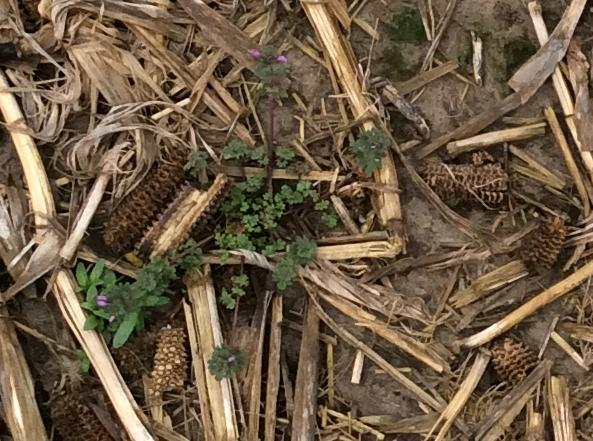
%> input picture CS8780/Final Project/Superpixel_Fuzzy_Clustering-master/Project1_img2.jpg, 593 x 441 px
$ octave PlantSoilResidue.m   (GNU Octave 9; MATLAB toolbox functions it lacks are replaced by stand-ins)
%> lines starting %> are read from the running program, lines starting %| are printed output that depends on the picture
### CS8780/Final Project/Superpixel_Fuzzy_Clustering-master/Normalization.m
function Norm_Data=Normalization(Data)

Norm_Data=(Data-min(Data(:)))/(max(Data(:))-min(Data(:)));

end

### CS8780/Final Project/Superpixel_Fuzzy_Clustering-master/spfcm.m
%Super Pixel Fuzzy C-means Algorithm in Matlab
%
%Inputs:
%******c: Number of clusters
%******X: Data Matrix consist of superpixel number,number of pixel in the
%superpixel, and features data
%******connection: Matrix jxj, showing how superpixels connected to each
%other (in this experiment I use GLCM to get the connection)
%******m: Fuzzifier as a real number
%******metric: Distance metric as a function (I use Euclidean)
%******Max: Maximum number of iterations
%******tol: Tolerance
%******alpha: coefficient of how neighborhood superpixel affect each superpixel
%******Nfeature: number of feature data


%***********************************************
%Outputs:
%******prediction: Predicted labels of data
%******v: Center  of clusters as a matrix c*N_features
%******save_v: saving all v for all iterations
%******U: U Fuzzy Memberships
%***********************************************
function [prediction v U save_v] = spfcm(c, X,connection, m, metric, Max, tol,alpha,Nfeature)

[n, no] = size(X);
no=Nfeature;
%%%initialization
U = zeros([c, n]);
v = repmat(max(X(:,3:(2+Nfeature))), c, 1).*rand([c, no]);
U = rand([c, n]);
save_v=[v];
for j = 1:n
      U(:, j) = U(:, j)./sum(U(:, j));
end

for i  =1:c
        v(i, :)=(sum((X(:,2).*X(:,3:(2+Nfeature))+cell2mat(arrayfun(@(j){(alpha/(sum(connection(j,:))))...
        *(sum(cell2mat(arrayfun(@(a){(X(a,3:(2+Nfeature)).*X(a,2))'}, find(connection(j,:)))),2))}, [1:n]))').*...
        repmat(U(i, :)'.^m, 1, no),1))./(sum((X(:,2)+(cell2mat(arrayfun(@(j){(alpha/(sum(connection(j,:))))...
        *(sum(cell2mat(arrayfun(@(a){(X(a,2))'}, find(connection(j,:)))),2))}, [1:n]))')).*repmat(U(i, :)'.^m, 1, no),1));
end
save_v=[save_v;v];
v_old = v;
delta = 1e4;
k = 0;
while  (k<Max & delta>tol)
    for i = 1:c
      for j = 1:n
        %number of neighbor superpixels
        totaladjspx=sum(connection(j,:));
        %%%getting neighbor superpixels
        adjspxind=find(connection(j,:));
        %%%% 1 is the index for the superpixel number
        %%%% 2 is the number of pixel in the superpixel
        %%%% 3 is average for the first feature
        %%%% 4 is the average for the second feature and so on
        U(i, j)=1/sum(((X(j,2)*(metric(X(j,3:(2+Nfeature)),v(i,:)).^2)+((alpha/totaladjspx)*sum(X(adjspxind,2).*metric(...
        X(adjspxind,3:(2+Nfeature)),v(i,:)).^2)))./(X(j,2)*(metric(X(j,3:(2+Nfeature)),v).^2)+((alpha/totaladjspx).*...
        sum(cell2mat(arrayfun(@(a){X(a,2).*(metric(X(a,3:(2+Nfeature)),v).^2)}, adjspxind)),2)))).^(1/(m-1)));

      end
    end
    for i = 1:c
        %%%% 1 is the index for the superpixel number
        %%%% 2 is the number of pixel in the superpixel
        %%%% 3 is average for the first feature
        %%%% 4 is the average for the second feature and so on
        v(i, :)=(sum((X(:,2).*X(:,3:(2+Nfeature))+cell2mat(arrayfun(@(j){(alpha/(sum(connection(j,:))))...
        *(sum(cell2mat(arrayfun(@(a){(X(a,3:(2+Nfeature)).*X(a,2))'}, find(connection(j,:)))),2))}, [1:n]))').*...
        repmat(U(i, :)'.^m, 1, no),1))./(sum((X(:,2)+(cell2mat(arrayfun(@(j){(alpha/(sum(connection(j,:))))...
        *(sum(cell2mat(arrayfun(@(a){(X(a,2))'}, find(connection(j,:)))),2))}, [1:n]))')).*repmat(U(i, :)'.^m, 1, no),1));
    end
    save_v=[save_v;v];
v_new = v;
delta = max(max(abs(v_new-v_old)));
v_old = v;

k = k+1;
end
%%%%%Getting the predicted crisp labels
prediction = zeros([1, n]);
for i = 1:n
   [M, prediction(i)]=max(U(:, i));
end

end

### CS8780/Final Project/Superpixel_Fuzzy_Clustering-master/euclidean.m
function [d] = euclidean(x, Y)
           S = size(Y);
           d = sum((repmat(x, [S(1),1])-Y).^2, 2);
           d = sqrt(d);
end

### CS8780/Final Project/Superpixel_Fuzzy_Clustering-master/PlantSoilResidue.m
%%%%%%%%%%%%%%%%%%%%%%%%%%%%%%%%%%%%%%%%%%%%%%%%%%%%%%%%%%%%%%%%%%%%%%%%%%
%%%Plant and Soil vs Residue (2 Clusters)%%%%%%%%%%%%%%%%%%%%%%%%%%%%%%%%%
%%%%%%%%%%%%%%%%%%%%%%%%%%%%%%%%%%%%%%%%%%%%%%%%%%%%%%%%%%%%%%%%%%%%%%%%%%
image2=imread('Project1_img2.jpg');
%> image2 is the input picture: size 441x593x3 uint8; mean R, G, B 109.8, 91.2, 68.5
image2_mod=double(image2);
grayscale_2=rgb2gray(image2);
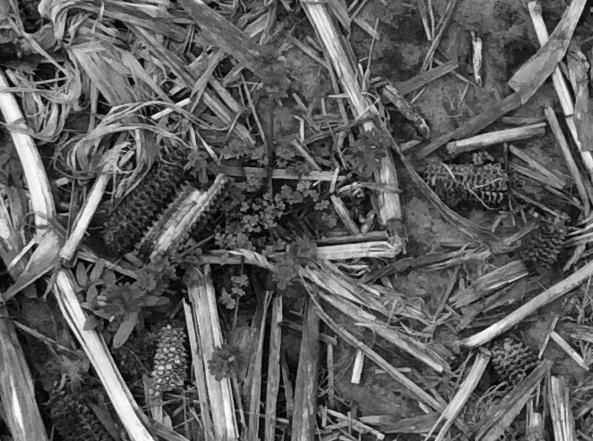
%> grayscale_2: size 441x593 uint8; min 1, max 252, mean 94.1

%Normalized Data
grayscale_2=Normalization(double(grayscale_2));

%%%%%%%%%%%%%%Parameters
c=2;
metric=@euclidean;
Max=200;
tol=0.001;
Nfeature=1;
Compactness=10;
NumSupix=6000;
Alpha=2;
Fuzzifier=2;


%%%%%%Superpixels Extraction
Alab = rgb2lab(image2);
%> Alab: size 441x593x3 double; mean of channels 1, 2, 3 39.1, 4.2, 15.7

[L,N] = superpixels(Alab,NumSupix,'isInputLab',true,'compactness',Compactness);
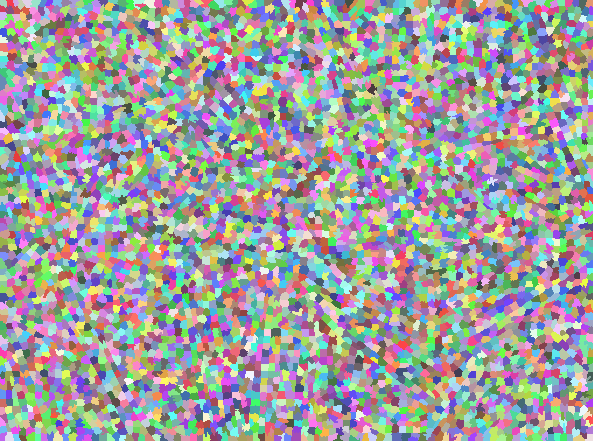
%> L: size 441x593 double; 5315 distinct labels, from 1 to 5315; one colour per label, 0 black
%> N = 5315
%%%%%%%%Superpixels Connection
offsets = [0 1; -1 1;-1 0;-1 -1];
glcms = graycomatrix(L,'Offset',offsets,'GrayLimits',[1 N],'NumLevels',N,'Symmetric',true);
total=glcms(:,:,1)+glcms(:,:,2)+glcms(:,:,3)+glcms(:,:,4);
total_diag = diag(diag(total));
connection=(total-total_diag)>0;
%%%%%%%%%%%%Getting Superpixels  Based Feature
idx = label2idx(L);
%> idx = 5315 items
data=[];
for labelVal = 1:N
    tempIdx = idx{labelVal};
    temp=idx(labelVal);
    [a,b]=size(temp{1});
    singledata=[labelVal,a,mean(grayscale_2(tempIdx(:)))];
    data=[data;singledata];
end
%> this loop made 5315 passes
%> (a, singledata) on passes 5 to 7: (55, [5 55 0.209]), (65, [6 65 0.238]), (42, [7 42 0.754])

[prediction v U save_v] = spfcm(c,data,connection,Fuzzifier,metric, Max, tol,Alpha,Nfeature);
%> in spfcm, `[n, no] = size(X);`: n = 5315; no = 3
%> in spfcm, `save_v=[v];`: save_v = [0.823; 0.739]
%> after the loop in spfcm, `for i  =1:c`: v = [0.372; 0.37]
%> in spfcm, `save_v=[save_v;v];`: save_v = [0.823; 0.739; 0.372; 0.37]
%> in spfcm, `v_old = v;`: v_old = [0.372; 0.37]
%> (the run ends here)
